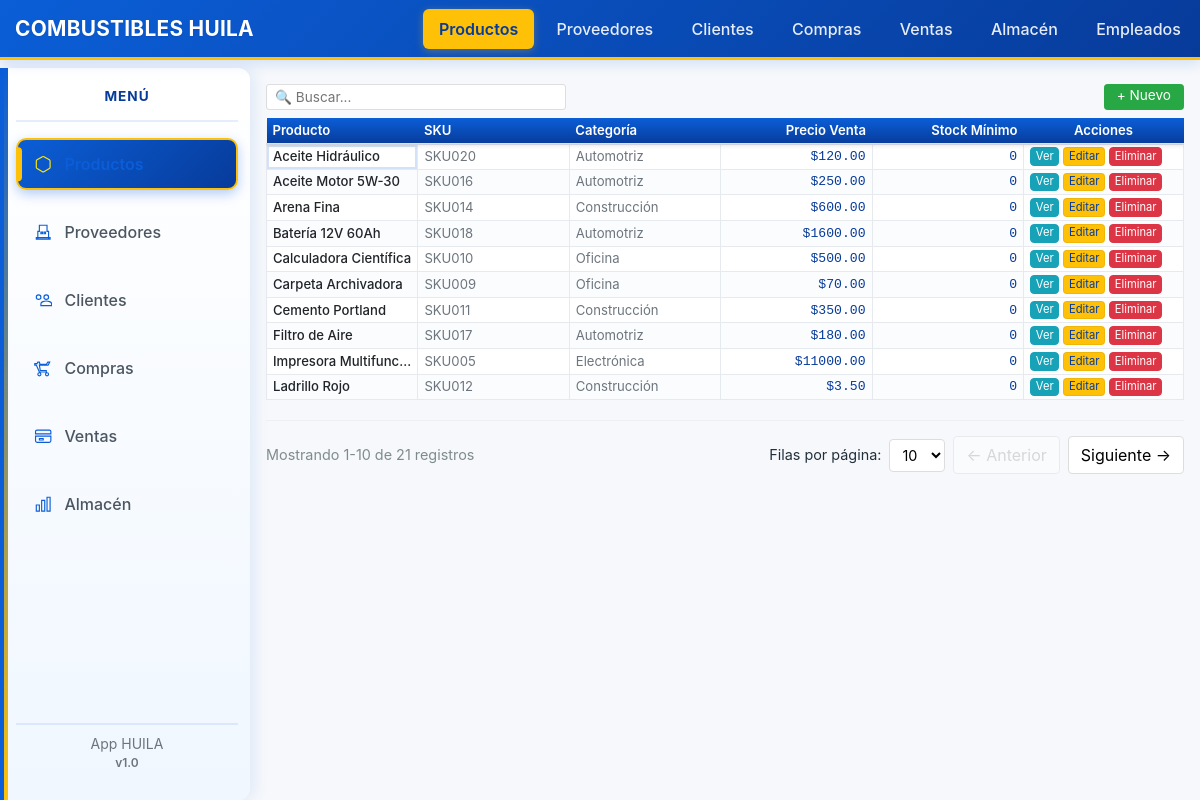
/productos/, run on the app's committed database.
### tables this page shows
CREATE TABLE productos (
    id INTEGER PRIMARY KEY AUTOINCREMENT,
    sku TEXT UNIQUE,
    nombre TEXT NOT NULL,
    descripcion TEXT,
    categoria TEXT,
    unidad_medida TEXT,
    precio_costo REAL DEFAULT 0,
    precio_venta REAL DEFAULT 0,
    stock_minimo REAL DEFAULT 0,
    activo INTEGER DEFAULT 1,
    created_at TEXT DEFAULT (datetime('now')),
    updated_at TEXT
);

### backend/app/productos/routes.py (the view)
@bp.route('/', methods=['GET'])
def index():
    db = get_db()
    cur = db.execute('SELECT id, sku, nombre, categoria, precio_venta FROM productos ORDER BY nombre')
    productos = cur.fetchall()
    return render_template('productos/index.html', productos=productos)

### backend/app/db.py (called while the page is built)
def get_db():
    if 'db' not in g:
        g.db = sqlite3.connect(
            current_app.config['DATABASE'],
            detect_types=sqlite3.PARSE_DECLTYPES
        )
        g.db.row_factory = sqlite3.Row
    return g.db

### backend/app/templates/productos/index.html (shortened to what this page needs)
{% extends 'base.html' %}
{% block content %}
<div>
  <div style="display: flex; align-items: center; justify-content: space-between; margin-bottom: 0.5rem;">
    <div class="table-controls" style="margin-bottom: 0; display: flex; gap: 8px; align-items: center;">
      <div class="table-search">
        <input type="text" placeholder="🔍 Buscar..." id="search-productos" style="width: 300px; padding: 4px 8px; border: 1px solid #ddd; border-radius: 3px; font-size: 0.85em; height: 26px;">
      </div>
    </div>
    <a href="{{ url_for('productos.create') }}" data-new-href="{{ url_for('productos.create') }}" class="btn btn-sm btn-success" style="height: 26px; line-height: 1; padding: 4px 12px; font-size: 0.85rem;">+ Nuevo</a>
  </div>
  {% if productos|length == 0 %}
    <div class="alert alert-info">No hay productos registrados.</div>
  {% else %}
    <div class="table-responsive">
      <table id="table-productos" class="table table-sm table-hover mb-0 excel-grid compact-table">
        <thead class="brand-table-header">
          <tr>
            <th>Producto</th>
            <th>SKU</th>
            <th>Categoría</th>
            <th class="text-right">Precio Venta</th>
            <th class="text-right">Stock Mínimo</th>
            <th class="col-actions-md">Acciones</th>
          </tr>
        </thead>
        <tbody>
          {% for p in productos %}
          <tr class="row-divider">
            <td class="cell-small fw-500 cell-ellipsis">
              {{ p['nombre'] }}
            </td>
            <td class="muted-text cell-small">{{ p['sku'] or '—' }}</td>
            <td class="muted-text cell-small">{{ p['categoria'] or '—' }}</td>
            <td class="text-right price-value fw-500 cell-small">${{ '%.2f'|format(p['precio_venta'] or 0) }}</td>
            <td class="text-right number-text cell-small">{{ p['stock_minimo'] or 0 }}</td>
            <td class="cell-small">
              <a href="{{ url_for('productos.view', id=p['id']) }}" class="btn btn-xs btn-info btn-compact">Ver</a>
              <a href="{{ url_for('productos.edit', id=p['id']) }}" class="btn btn-xs btn-warning btn-compact">Editar</a>
              <a href="{{ url_for('productos.delete', id=p['id']) }}" class="btn btn-xs btn-danger btn-compact">Eliminar</a>
            </td>
          </tr>
          {% endfor %}
        </tbody>
      </table>
    </div>
  {% endif %}
  <div class="pagination-controls" style="display: flex; justify-content: space-between; align-items: center; margin-top: 20px; padding-top: 15px; border-top: 1px solid #ecf0f1;">
    <div class="pagination-info" style="font-size: 0.9em; color: #7f8c8d;"></div>
    <div class="pagination-nav" style="display: flex; gap: 8px; align-items: center;">
      <div class="rows-per-page" style="display: flex; gap: 8px; align-items: center; font-size: 0.9em;">
        <span>Filas por página:</span>
        <select id="rows-per-page" style="padding: 6px 8px; border: 1px solid #ddd; border-radius: 4px; background-color: white; cursor: pointer;">
          <option value="10" selected>10</option>
        </select>
      </div>
      <button id="prev-page" style="padding: 6px 12px; border: 1px solid #ddd; background-color: white; border-radius: 4px; cursor: pointer;">← Anterior</button>
      <button id="next-page" style="padding: 6px 12px; border: 1px solid #ddd; background-color: white; border-radius: 4px; cursor: pointer;">Siguiente →</button>
    </div>
  </div>
</div>
{% endblock %}

### backend/app/templates/base.html (shortened to what this page needs)
<!doctype html>
<html lang="es">
  <head>
    <link href="https://cdn.jsdelivr.net/npm/bootstrap@4.6.2/dist/css/bootstrap.min.css" rel="stylesheet">
    <link href="{{ url_for('static', filename='css/style.css') }}" rel="stylesheet">
    <link href="{{ url_for('static', filename='css/theme.css') }}" rel="stylesheet">
    <link href="{{ url_for('static', filename='css/tables.css') }}" rel="stylesheet">
  </head>
  <body>
    <nav class="navbar navbar-expand-lg navbar-app">
      <div class="container-fluid d-flex align-items-center">
          <a class="navbar-brand" href="/">COMBUSTIBLES HUILA</a>
      </div>
      <div class="collapse navbar-collapse" id="navbarNav">
        <ul class="navbar-nav ml-auto">
          <li class="nav-item"><a class="nav-link" href="{{ url_for('productos.index') }}">Productos</a></li>
          <li class="nav-item"><a class="nav-link" href="{{ url_for('proveedores.index') }}">Proveedores</a></li>
          <li class="nav-item"><a class="nav-link" href="{{ url_for('clientes.index') }}">Clientes</a></li>
          <li class="nav-item"><a class="nav-link" href="{{ url_for('compras.index') }}">Compras</a></li>
          <li class="nav-item"><a class="nav-link" href="{{ url_for('ventas.index') }}">Ventas</a></li>
          <li class="nav-item"><a class="nav-link" href="{{ url_for('almacen.index') }}">Almacén</a></li>
          <li class="nav-item"><a class="nav-link" href="{{ url_for('empleados.index') }}">Empleados</a></li>
        </ul>
      </div>
    </nav>
    <div class="container-fluid">
      <div class="row app-row">
        <div class="col-auto px-0 sidebar-col">
          <nav id="sidebar" class="sidebar d-flex flex-column justify-content-start" aria-label="Menú principal">
            <h5 class="mb-3 text-center">Menú</h5>
            <ul class="nav nav-pills flex-column">
              <li class="nav-item mb-2">
                <a class="nav-link d-flex align-items-center" href="{{ url_for('productos.index') }}">
                  <svg class="menu-icon" aria-hidden="true" viewBox="0 0 24 24" focusable="false"><path d="M21 16V8a2 2 0 0 0-1-1.73l-7-4a2 2 0 0 0-2 0l-7 4A2 2 0 0 0 3 8v8a2 2 0 0 0 1 1.73l7 4a2 2 0 0 0 2 0l7-4A2 2 0 0 0 21 16z"></path></svg>
                  <span>Productos</span>
                </a>
              </li>
              <li class="nav-item mb-2">
                <a class="nav-link d-flex align-items-center" href="{{ url_for('proveedores.index') }}">
                  <svg class="menu-icon" aria-hidden="true" viewBox="0 0 24 24" focusable="false"><path d="M3 21h18v-2H3v2zm14-10V3H7v8H5v10h14V11h-2zM9 12h2v2H9v-2zM13 12h2v2h-2v-2z"></path></svg>
                  <span>Proveedores</span>
                </a>
              </li>
              <li class="nav-item mb-2">
                <a class="nav-link d-flex align-items-center" href="{{ url_for('clientes.index') }}">
                  <svg class="menu-icon" aria-hidden="true" viewBox="0 0 24 24" focusable="false"><path d="M16 11c1.66 0 3-1.34 3-3s-1.34-3-3-3-3 1.34-3 3 1.34 3 3 3zM6 11c1.66 0 3-1.34 3-3S7.66 5 6 5 3 6.34 3 8s1.34 3 3 3zm10 2c-2.33 0-7 1.17-7 3.5V19h14v-2.5c0-2.33-4.67-3.5-7-3.5z"></path></svg>
                  <span>Clientes</span>
                </a>
              </li>
              <li class="nav-item mb-2">
                <a class="nav-link d-flex align-items-center" href="{{ url_for('compras.index') }}">
                  <svg class="menu-icon" aria-hidden="true" viewBox="0 0 24 24" focusable="false"><path d="M7 4h-2l-1 2H1v2h2l4 9h9v-2H8.2L7 8h11a1 1 0 0 0 .96-.74L20.5 4h-2.5L16.2 7H7.8L7 4zM7 18c-1.1 0-2 .9-2 2s.9 2 2 2 2-.9 2-2-.9-2-2-2zM17 18c-1.1 0-2 .9-2 2s.9 2 2 2 2-.9 2-2-.9-2-2-2z"></path></svg>
                  <span>Compras</span>
                </a>
              </li>
              <li class="nav-item mb-2">
                <a class="nav-link d-flex align-items-center" href="{{ url_for('ventas.index') }}">
                  <svg class="menu-icon" aria-hidden="true" viewBox="0 0 24 24" focusable="false"><path d="M20 4H4c-1.1 0-2 .9-2 2v3h20V6c0-1.1-.9-2-2-2zM2 12v6c0 1.1.9 2 2 2h16c1.1 0 2-.9 2-2v-6H2zm5 3h5v2H7v-2z"/></svg>
                  <span>Ventas</span>
                </a>
              </li>
              <li class="nav-item mb-2">
                <a class="nav-link d-flex align-items-center" href="{{ url_for('almacen.index') }}">
                  <svg class="menu-icon" aria-hidden="true" viewBox="0 0 24 24" focusable="false"><path d="M3 13h4v8H3v-8zM10 7h4v14h-4V7zM17 3h4v18h-4V3z"></path></svg>
                  <span>Almacén</span>
                </a>
              </li>
            </ul>
            <div class="mt-auto text-center muted small p-2">
              <div>App HUILA</div>
              <div class="text-muted">v1.0</div>
            </div>
          </nav>
        </div>
        <div class="col px-0" id="main-content">
          <div class="container-fluid py-3 px-3">
            {% block content %}{% endblock %}
          </div>
        </div>
      </div>
    </div>
  </body>
</html>

### backend/app/static/css/style.css (style rules this page uses)
body { padding-bottom: 40px; }
.table td, .table th { vertical-align: middle; }
.navbar-app { background: linear-gradient(180deg,#ffffff,#f2f6fb); border-bottom: 1px solid #e6eef6; box-shadow: 0 3px 12px rgba(27,38,55,0.03); }
.navbar-app .navbar-brand { color: var(--primary-dark) !important; font-weight: 700; letter-spacing: .2px; }
.navbar-app .nav-link { color: #495057 !important; transition: color .15s ease; }
.navbar-app .nav-link.active { color: var(--primary-dark) !important; font-weight: 600; }
.sidebar { background: linear-gradient(180deg,#ffffff,#fbfdff); border-radius: 8px; padding: 16px; margin: 12px 6px; box-shadow: var(--card-shadow); }
.sidebar .nav-link { color: #4b5661; padding: 10px 12px; border-radius: 8px; margin-bottom: 6px; }
.sidebar .nav-link.active { background: var(--primary); color: white; }
.btn-warning { background-color: var(--accent); border-color: rgba(0,0,0,0.06); color: var(--primary-dark); }
.brand-table-header { background: linear-gradient(180deg, var(--primary), var(--primary-dark)); color: white; position: sticky; top: 70px; z-index: 1100; box-shadow: 0 2px 6px rgba(0,0,0,0.06); }
.brand-table-header th { padding: 12px 8px; font-weight: 600; border-bottom: 2px solid rgba(0,0,0,0.08); }
.price-value { color: var(--primary-dark); font-weight: 600; }
.muted-text { color: var(--muted); }
.number-text { color: var(--primary-dark); font-weight: 500; }
.table thead th { background: #fbfcfe; border-bottom: 2px solid rgba(0,0,0,0.04); }
.muted { color: var(--muted); }
.excel-grid tbody tr:nth-child(even) { background-color: #fbfcfe; }
.excel-grid td.text-right { font-family: SFMono-Regular, Menlo, Monaco, "Roboto Mono", "Courier New", monospace; color: var(--primary-dark); }
body { background: var(--bg); color: var(--text, #22303c); font-family: -apple-system, BlinkMacSystemFont, "Segoe UI", Roboto, "Helvetica Neue", Arial, sans-serif; padding-bottom: 40px; }
.navbar-app .nav-link { color: #495057 !important; transition: color .15s ease, background-color .15s ease, padding .15s; }
body { background: var(--bg); color: #22303c; padding-bottom: 40px; font-family: -apple-system, BlinkMacSystemFont, "Segoe UI", Roboto, "Helvetica Neue", Arial, sans-serif; }
.navbar-app .navbar-brand { color: var(--primary) !important; font-weight: 700; letter-spacing: .2px; }
.navbar-app .nav-link.active { color: var(--primary) !important; font-weight: 600; }
.sidebar .nav-link.active { background: linear-gradient(180deg, rgba(13,110,253,0.10), rgba(13,110,253,0.04)); color: var(--primary) !important; font-weight: 600; }
#main-content { padding-left: 10px; }

### data on the page
productos: nombre "Aceite Hidráulico", sku "SKU020", categoria "Automotriz", precio_venta "120.00", p "0"
productos: nombre "Aceite Motor 5W-30", sku "SKU016", categoria "Automotriz", precio_venta "250.00", p "0"
productos: nombre "Arena Fina", sku "SKU014", categoria "Construcción", precio_venta "600.00", p "0"
productos: nombre "Batería 12V 60Ah", sku "SKU018", categoria "Automotriz", precio_venta "1600.00", p "0"
productos: nombre "Calculadora Científica", sku "SKU010", categoria "Oficina", precio_venta "500.00", p "0"
productos: nombre "Carpeta Archivadora", sku "SKU009", categoria "Oficina", precio_venta "70.00", p "0"
productos: nombre "Cemento Portland", sku "SKU011", categoria "Construcción", precio_venta "350.00", p "0"
productos: nombre "Filtro de Aire", sku "SKU017", categoria "Automotriz", precio_venta "180.00", p "0"
productos: nombre "Impresora Multifunc…", sku "SKU005", categoria "Electrónica", precio_venta "11000.00", p "0"
productos: nombre "Ladrillo Rojo", sku "SKU012", categoria "Construcción", precio_venta "3.50", p "0"
